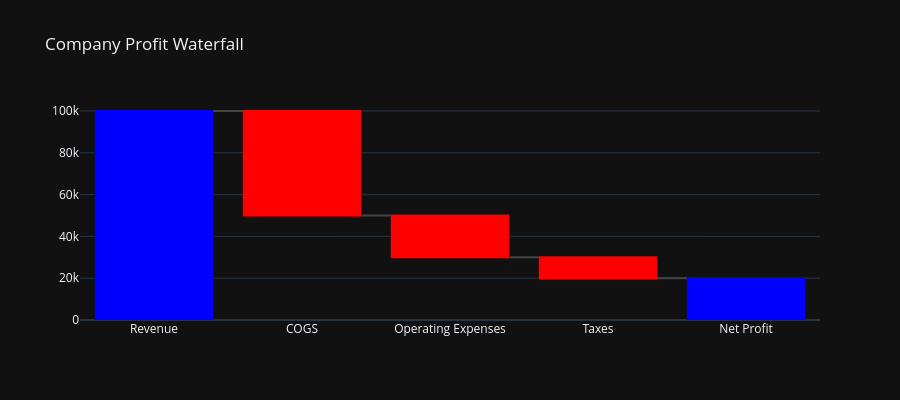

This figure's notebook cell:
### Markdown cell above
## Waterfall Chart - Profit Breakdown

### Code cell
wf_data = pd.DataFrame({
    "Category": ["Revenue", "COGS", "Operating Expenses", "Taxes", "Net Profit"],
    "Value": [100000, -50000, -20000, -10000, 0],
})
fig_wf = pxx.waterfall(df=wf_data, 
                   categories_col='Category',
                   values_col='Value',
                   title="Company Profit Waterfall",
                   height=400,
                   template='plotly_dark'
                   )
fig_wf.show()

### Figure 1 — Plotly figure (JSON) as saved in the notebook; plotly's stock layout.template omitted (floating-point values rounded to 4 significant figures)
{"data": [{"connector": {"line": {"color": "Dark Grey"}}, "decreasing": {"marker": {"color": "Red"}}, "increasing": {"marker": {"color": "Green"}}, "measure": ["absolute", "relative", "relative", "relative", "total"], "orientation": "v", "textposition": "outside", "totals": {"marker": {"color": "Blue"}}, "type": "waterfall", "x": ["Revenue", "COGS", "Operating Expenses", "Taxes", "Net Profit"], "y": [100000, -50000, -20000, -10000, 0]}], "layout": {"height": 400, "title": {"text": "Company Profit Waterfall"}}}
